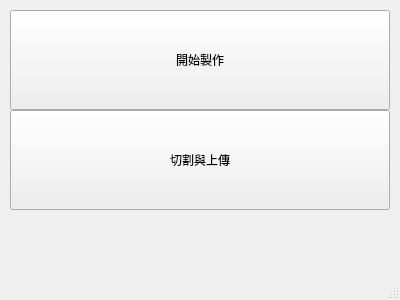
<?xml version="1.0" encoding="UTF-8"?>
<ui version="4.0">
 <class>QuickWindow</class>
 <widget class="QMainWindow" name="QuickWindow">
  <property name="geometry">
   <rect>
    <x>0</x>
    <y>0</y>
    <width>400</width>
    <height>300</height>
   </rect>
  </property>
  <property name="windowTitle">
   <string>MainWindow</string>
  </property>
  <widget class="QWidget" name="centralwidget">
   <widget class="QPushButton" name="btnMake">
    <property name="geometry">
     <rect>
      <x>10</x>
      <y>10</y>
      <width>380</width>
      <height>100</height>
     </rect>
    </property>
    <property name="text">
     <string>開始製作</string>
    </property>
   </widget>
   <widget class="QPushButton" name="btnDeliver">
    <property name="geometry">
     <rect>
      <x>10</x>
      <y>110</y>
      <width>380</width>
      <height>100</height>
     </rect>
    </property>
    <property name="text">
     <string>切割與上傳</string>
    </property>
   </widget>
   <widget class="QLabel" name="labelMsg">
    <property name="geometry">
     <rect>
      <x>10</x>
      <y>224</y>
      <width>380</width>
      <height>21</height>
     </rect>
    </property>
    <property name="styleSheet">
     <string notr="true">color: rgb(255, 0, 0);</string>
    </property>
    <property name="text">
     <string/>
    </property>
    <property name="alignment">
     <set>Qt::AlignCenter</set>
    </property>
   </widget>
   <widget class="QCheckBox" name="cbShowMain">
    <property name="geometry">
     <rect>
      <x>-20</x>
      <y>240</y>
      <width>40</width>
      <height>20</height>
     </rect>
    </property>
    <property name="text">
     <string/>
    </property>
   </widget>
   <widget class="QLabel" name="labelCover">
    <property name="geometry">
     <rect>
      <x>1000</x>
      <y>0</y>
      <width>400</width>
      <height>210</height>
     </rect>
    </property>
    <property name="styleSheet">
     <string notr="true">background-color: rgb(238, 238, 238);</string>
    </property>
    <property name="text">
     <string/>
    </property>
   </widget>
  </widget>
  <widget class="QMenuBar" name="menubar">
   <property name="geometry">
    <rect>
     <x>0</x>
     <y>0</y>
     <width>400</width>
     <height>22</height>
    </rect>
   </property>
  </widget>
  <widget class="QStatusBar" name="statusbar"/>
 </widget>
 <resources/>
 <connections/>
</ui>
